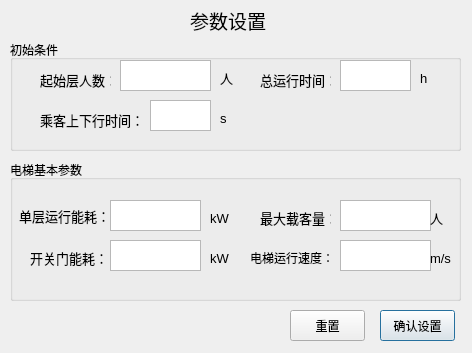
<?xml version="1.0" encoding="UTF-8"?>
<ui version="4.0">
 <class>AttrDlg</class>
 <widget class="QDialog" name="AttrDlg">
  <property name="geometry">
   <rect>
    <x>0</x>
    <y>0</y>
    <width>472</width>
    <height>353</height>
   </rect>
  </property>
  <property name="windowTitle">
   <string>Dialog</string>
  </property>
  <property name="sizeGripEnabled">
   <bool>false</bool>
  </property>
  <property name="modal">
   <bool>true</bool>
  </property>
  <widget class="QPushButton" name="Submit">
   <property name="geometry">
    <rect>
     <x>380</x>
     <y>310</y>
     <width>75</width>
     <height>31</height>
    </rect>
   </property>
   <property name="text">
    <string>确认设置</string>
   </property>
  </widget>
  <widget class="QPushButton" name="Reset">
   <property name="geometry">
    <rect>
     <x>290</x>
     <y>310</y>
     <width>75</width>
     <height>31</height>
    </rect>
   </property>
   <property name="text">
    <string>重置</string>
   </property>
  </widget>
  <widget class="QGroupBox" name="groupBox">
   <property name="geometry">
    <rect>
     <x>10</x>
     <y>40</y>
     <width>451</width>
     <height>111</height>
    </rect>
   </property>
   <property name="title">
    <string>初始条件</string>
   </property>
   <widget class="QLabel" name="label_10">
    <property name="geometry">
     <rect>
      <x>30</x>
      <y>30</y>
      <width>71</width>
      <height>20</height>
     </rect>
    </property>
    <property name="font">
     <font>
      <family>宋体</family>
      <pointsize>10</pointsize>
     </font>
    </property>
    <property name="text">
     <string>起始层人数：</string>
    </property>
   </widget>
   <widget class="QTextEdit" name="InitialPeople">
    <property name="geometry">
     <rect>
      <x>110</x>
      <y>20</y>
      <width>91</width>
      <height>31</height>
     </rect>
    </property>
   </widget>
   <widget class="QLabel" name="label_11">
    <property name="geometry">
     <rect>
      <x>210</x>
      <y>30</y>
      <width>21</width>
      <height>16</height>
     </rect>
    </property>
    <property name="font">
     <font>
      <family>Tahoma</family>
      <pointsize>10</pointsize>
      <weight>50</weight>
      <bold>false</bold>
     </font>
    </property>
    <property name="text">
     <string>人</string>
    </property>
   </widget>
   <widget class="QLabel" name="label_12">
    <property name="geometry">
     <rect>
      <x>30</x>
      <y>70</y>
      <width>111</width>
      <height>20</height>
     </rect>
    </property>
    <property name="font">
     <font>
      <family>宋体</family>
      <pointsize>10</pointsize>
     </font>
    </property>
    <property name="text">
     <string>乘客上下行时间：</string>
    </property>
   </widget>
   <widget class="QTextEdit" name="WaitingTime">
    <property name="geometry">
     <rect>
      <x>140</x>
      <y>60</y>
      <width>61</width>
      <height>31</height>
     </rect>
    </property>
   </widget>
   <widget class="QLabel" name="label_13">
    <property name="geometry">
     <rect>
      <x>210</x>
      <y>70</y>
      <width>21</width>
      <height>16</height>
     </rect>
    </property>
    <property name="font">
     <font>
      <family>Tahoma</family>
      <pointsize>10</pointsize>
      <weight>50</weight>
      <bold>false</bold>
     </font>
    </property>
    <property name="text">
     <string>s</string>
    </property>
   </widget>
   <widget class="QLabel" name="label_14">
    <property name="geometry">
     <rect>
      <x>250</x>
      <y>30</y>
      <width>71</width>
      <height>20</height>
     </rect>
    </property>
    <property name="font">
     <font>
      <family>宋体</family>
      <pointsize>10</pointsize>
     </font>
    </property>
    <property name="text">
     <string>总运行时间：</string>
    </property>
   </widget>
   <widget class="QTextEdit" name="Deadline">
    <property name="geometry">
     <rect>
      <x>330</x>
      <y>20</y>
      <width>71</width>
      <height>31</height>
     </rect>
    </property>
   </widget>
   <widget class="QLabel" name="label_15">
    <property name="geometry">
     <rect>
      <x>410</x>
      <y>30</y>
      <width>21</width>
      <height>16</height>
     </rect>
    </property>
    <property name="font">
     <font>
      <family>Tahoma</family>
      <pointsize>10</pointsize>
      <weight>50</weight>
      <bold>false</bold>
     </font>
    </property>
    <property name="text">
     <string>h</string>
    </property>
   </widget>
  </widget>
  <widget class="QGroupBox" name="groupBox_2">
   <property name="geometry">
    <rect>
     <x>10</x>
     <y>160</y>
     <width>451</width>
     <height>141</height>
    </rect>
   </property>
   <property name="title">
    <string>电梯基本参数</string>
   </property>
   <widget class="QLabel" name="label">
    <property name="geometry">
     <rect>
      <x>9</x>
      <y>40</y>
      <width>90</width>
      <height>31</height>
     </rect>
    </property>
    <property name="font">
     <font>
      <family>宋体</family>
      <pointsize>10</pointsize>
     </font>
    </property>
    <property name="text">
     <string>单层运行能耗：</string>
    </property>
   </widget>
   <widget class="QLabel" name="label_2">
    <property name="geometry">
     <rect>
      <x>250</x>
      <y>50</y>
      <width>71</width>
      <height>16</height>
     </rect>
    </property>
    <property name="font">
     <font>
      <family>宋体</family>
      <pointsize>10</pointsize>
     </font>
    </property>
    <property name="text">
     <string>最大载客量：</string>
    </property>
   </widget>
   <widget class="QLabel" name="label_3">
    <property name="geometry">
     <rect>
      <x>20</x>
      <y>90</y>
      <width>80</width>
      <height>16</height>
     </rect>
    </property>
    <property name="font">
     <font>
      <family>宋体</family>
      <pointsize>10</pointsize>
     </font>
    </property>
    <property name="text">
     <string>开关门能耗：</string>
    </property>
   </widget>
   <widget class="QLabel" name="label_4">
    <property name="geometry">
     <rect>
      <x>240</x>
      <y>90</y>
      <width>81</width>
      <height>16</height>
     </rect>
    </property>
    <property name="text">
     <string>电梯运行速度：</string>
    </property>
   </widget>
   <widget class="QTextEdit" name="OptConsptn">
    <property name="geometry">
     <rect>
      <x>100</x>
      <y>40</y>
      <width>91</width>
      <height>31</height>
     </rect>
    </property>
   </widget>
   <widget class="QTextEdit" name="DoorConsptn">
    <property name="geometry">
     <rect>
      <x>100</x>
      <y>80</y>
      <width>91</width>
      <height>31</height>
     </rect>
    </property>
   </widget>
   <widget class="QLabel" name="label_5">
    <property name="geometry">
     <rect>
      <x>200</x>
      <y>50</y>
      <width>21</width>
      <height>16</height>
     </rect>
    </property>
    <property name="font">
     <font>
      <family>Tahoma</family>
      <pointsize>10</pointsize>
      <weight>50</weight>
      <bold>false</bold>
     </font>
    </property>
    <property name="text">
     <string>kW</string>
    </property>
   </widget>
   <widget class="QLabel" name="label_6">
    <property name="geometry">
     <rect>
      <x>200</x>
      <y>90</y>
      <width>21</width>
      <height>16</height>
     </rect>
    </property>
    <property name="font">
     <font>
      <family>Tahoma</family>
      <pointsize>10</pointsize>
      <weight>50</weight>
      <bold>false</bold>
     </font>
    </property>
    <property name="text">
     <string>kW</string>
    </property>
   </widget>
   <widget class="QTextEdit" name="cap">
    <property name="geometry">
     <rect>
      <x>330</x>
      <y>40</y>
      <width>91</width>
      <height>31</height>
     </rect>
    </property>
   </widget>
   <widget class="QLabel" name="label_7">
    <property name="geometry">
     <rect>
      <x>420</x>
      <y>50</y>
      <width>21</width>
      <height>16</height>
     </rect>
    </property>
    <property name="font">
     <font>
      <family>Tahoma</family>
      <pointsize>10</pointsize>
      <weight>50</weight>
      <bold>false</bold>
     </font>
    </property>
    <property name="text">
     <string>人</string>
    </property>
   </widget>
   <widget class="QTextEdit" name="speed">
    <property name="geometry">
     <rect>
      <x>330</x>
      <y>80</y>
      <width>91</width>
      <height>31</height>
     </rect>
    </property>
   </widget>
   <widget class="QLabel" name="label_8">
    <property name="geometry">
     <rect>
      <x>420</x>
      <y>90</y>
      <width>31</width>
      <height>16</height>
     </rect>
    </property>
    <property name="font">
     <font>
      <family>Tahoma</family>
      <pointsize>10</pointsize>
      <weight>50</weight>
      <bold>false</bold>
     </font>
    </property>
    <property name="text">
     <string>m/s</string>
    </property>
   </widget>
  </widget>
  <widget class="QLabel" name="label_9">
   <property name="geometry">
    <rect>
     <x>190</x>
     <y>10</y>
     <width>81</width>
     <height>21</height>
    </rect>
   </property>
   <property name="font">
    <font>
     <family>微软雅黑</family>
     <pointsize>14</pointsize>
    </font>
   </property>
   <property name="text">
    <string>参数设置</string>
   </property>
  </widget>
 </widget>
 <resources/>
 <connections/>
</ui>
